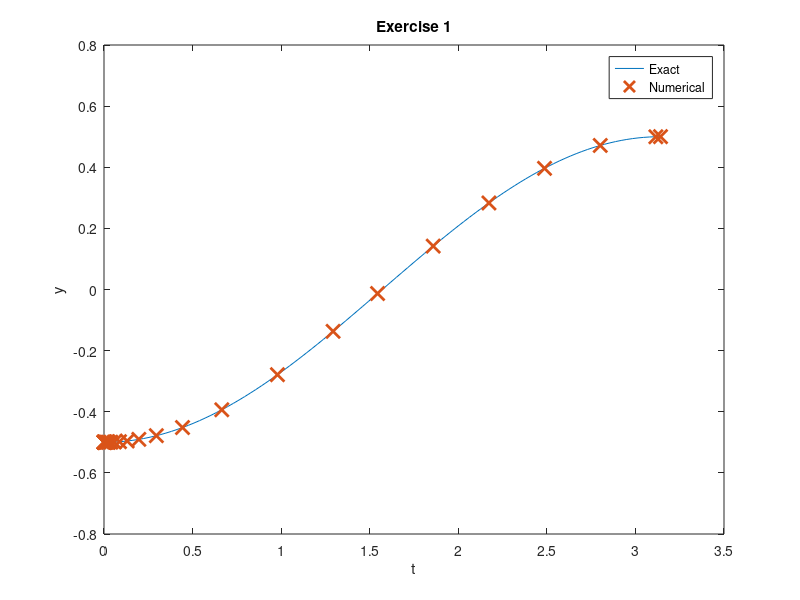

Source code (MATLAB): (Note: this script raises an error after producing the figure.)
%% Integrator Lab: Solving First Order ODEs in MATLAB and Picard Approximation
%
% This lab will teach you to numerically solve first order ODEs using a
% built in MATLAB integrator, |ode45|.  |ode45| is a good, general purpose
% tool for integrating first order equations (and first order systems).  It
% is not always the right algorithm, but it is usually the right algorithm
% to try first. This lab will also teach you how to manipulate symbolic
% functions in MATLAB.
%
% You will learn how to use the |ode45| routine, how to interpolate between
% points, and how MATLAB handles data structures.  You will also learn how
% to use MATLAB for exact symbolic calculations and write your own Picard
% approximation code.
% 
% Opening the m-file lab2.m in the MATLAB editor, step through each
% part using cell mode to see the results.  Compare the output with the
% PDF, which was generated from this m-file.
%
% There are eight exercises in this lab that are to be handed in at the
% end of the lab.  Write your solutions in the template, including
% appropriate descriptions in each step. Save the .m file and submit it 
% online using Blackboard.
%
% MAT292, Fall 2018, Stinchcombe & Khovanskii
% MAT292, Fall 2017, Stinchcombe & Sinnamon
% MAT292, Fall 2015, Sousa
% MAT292, Fall 2013, Sinnamon & Sousa
% MAT292, Fall 2011, Hart & Pym

%% Student Information
%
% Student Name: Frederick Boyd
%
% Student Number: 
%

%% Set up an inline function representation of an ODE and solve it
%
% MATLAB has many built in routines for solving differential equations of
% the form
%
% |y' = f(t,y)|
%
% We will solve them using |ode45|, a high precision integrator.  To do
% this, we will need to construct an inline function representation of |f|,
% an initial condition, and specify how far we want MATLAB to integrate the
% problem.  Once we have set these, we pass the information to |ode45| to
% get the solution.
%
% For a first example, we will solve the initial value problem
%
% |y' = y, y(0) = 1|
%
% which has as its answer |y = e^t|. 
%
%

% Set up the right hand side of the ODE as an inline function
f = @(t,y) y; 

% The initial conditions
t0 = 0;
y0 = 1;

% The time we will integrate until
t1 = 2;

soln = ode45(f, [t0, t1], y0);


%% Examining the output
%
% When we execute the |ode45|, it returns a data structure, stored in soln.
% We can see the pieces of the data structure with a display command:

disp(soln);

%% Understanding the components of the solution data structure
%
% The most important elements of the data structure are stored in the |x|
% and |y| components of the structure; these are vectors.  Vectors |x| and
% |y| contain the points at which the numerical approximation to the
% initial vlaue problem  has been computed.  In other words, |y(j)| is the
% approximate value of the solution at |x(j)|.
%
% *NOTE:* Even though we may be studying a problem like |u(t)| or |y(t)|,
% MATLAB will always use |x| for the independent variable and |y| for the
% dependent variable in the data structure.
%
% Pieces of the data structure can be accessed using a period, as in C/C++
% or Java.  See the examples below:

% Display the values of |t| at which |y(t)| is approximated
fprintf(' Vector of t values: ');
disp(soln.x);
% Display the the corresponding approximatations of |y(t)|
fprintf(' Vector of y values: ');
disp(soln.y);

% Display the approximation of the solution at the 3rd point:
fprintf(' Third element of the vector of t values: %g\n',soln.x(3));
fprintf(' Third element of the vector of y values: %g\n',soln.y(3));


%% Visualizing and comparing the solution
% We can now visualize the solution at the computed data points and compare
% with the exact solution.

% Construct the exact solution
tt = linspace(0,2,50);
yy = exp(tt);

% Plot both on the same figure, plotting the approximation with x's
plot(tt, yy, soln.x, soln.y, 'x', 'MarkerSize',10, 'LineWidth', 2);
% NOTE: the MarkerSize and LineWidth are larger than their defaults of 6
% and 1, respectively.  This makes the print out more readable.

% Add a label to the axis and a legend
xlabel('t');
legend('Exact', 'Numerical','Location','Best');

%% Exercise 1
%
% Objective: Solve an initial value problem and plot both the numerical
% approximation and the corresponding exact solution.
%
% Details: Solve the IVP
%
% |y' = y tan t + sin t, y(0) = -1/2|
%
% from |t = 0| to |t = pi|.
%
% Compute the exact solution (by hand), and plot both on the same figure
% for comparison, as above.
%
% Your submission should show the construction of the inline function, the
% use of ode45 to obtain the solution, a construction of the exact
% solution, and a plot showing both.  In the comments, include the exact
% solution.
%
% Label your axes and include a legend.

% General solution: y(t) = (1/2 sin^2(t) + C) / cos(t)
% Exact solution: y(t) = -cos(t) / 2

% Defining function
y = @(t, y) y .* tan(t) + sin(t);

% Defining span and initial conditions of solution
a = 0;
b = pi;
y0 = -1/2;

solution = ode45(y, [a, b], y0);

% Calculating exact solution
t_exact = linspace(0, pi);
y_exact = (1/2 .* (sin(t_exact)).^2 - 1/2) ./ (cos(t_exact));

% 'LineWidth', 2, 'x', 'MarkerSize', 10
plot(t_exact, y_exact, solution.x, solution.y, 'x', 'MarkerSize', 10, 'LineWidth', 2);
title('Exercise 1');
xlabel('t');
ylabel('y');
legend('Exact', 'Numerical', 'Location', 'Best');

%% Computing an approximation at a specific point
%
% As you should be able to see by examining |soln.x|, ode45 returns the
% solution at a number of points between |t0| and |t1|.  But sometimes we
% want to know the solution at some intermediate point.
%
% To obtain this value, we need to interpolate it in a consistent way.
% Fortunately, MATLAB provides a convenient function, |deval|, specifically
% for this.

% Compute the solution at t = .25:
deval(soln, .25)

% Compute the solution at t = 1.6753:
fprintf(' Solution at 1.6753: %g\n', deval(soln, 1.6753));

% Compute the solution at 10 grid points between .45 and 1.65:
tinterp = linspace(.45, 1.65, 10);
deval(soln, tinterp)

% Alternatively:
deval(soln, linspace(.45, 1.65, 10))


%% Exercise 2
% 
% Objective: Interpolate a solution at a number of grid points
%
% Details: For the solution you computed in exercise 1, use deval to
% compute the interpolated values at 10 grid points between 2 and 3.

t_interp = linspace(2, 3, 10);
y_interp = deval(solution, t_interp);
disp(y_interp);

%% Errors, Step Sizes, and Tolerances
%
% As you may have noticed, in contrast to the IODE software, at no point do
% we set a step size for our solution.  Indeed, the step size is set
% adaptively to conform to a specified error tolerance.  
%
% Roughly speaking, given the solution at |(t_j, y_j)|, |ode45| computes two
% approximations of the solution at |t_{j+1} = t_j + h|; one is of greater
% accuracy than the other.  If the difference is below a specified
% tolerance, the step is accepted and we continue.  Otherwise the step is
% rejected and the smaller step size, |h|, is used; it is often halved.
%
% We can compute the global truncation error at each solution point, figure
% out the maximum error, and visualize this error (on a linear-log scale):

% Compute the exact solution
yexact = exp(soln.x);

% Compute the pointwise error; note the use of MATLAB's vectorization
err = abs(yexact - soln.y);

disp(err);

fprintf('maximum error: %g \n', max(err));

semilogy(soln.x, err, 'LineWidth', 2);
xlabel('t');
ylabel('error');


%% Exercise 3
%
% Objective: Examine the error of a solution generated by |ode45|
%
% Details: For your solution to exercise 1, compute the pointwise error,
% identify the maximum value of the error, and visualize the error on a 
% linear-log plot (use semilogy to plot the log of the error vs. t).  
% Write in the comments where the error is largest, and give a brief 
% (1-2 sentences) explanation of why it is largest there.  Make sure to 
% label your axes.

% Re-calculating y_exact values
y_exact = (1/2 .* (sin(solution.x)).^2 - 1/2) ./ (cos(solution.x));

% Using variables from exercise 1
abs_error = abs(y_exact - solution.y);

% Finding max error
max_error = max(abs_error);
fprintf("max error: %g\n", max_error);

semilogy(solution.x, abs_error);
title('Exercise 3');
xlabel('t');
ylabel('error');

% The second derivative of -cos(t)/2 is sin(t)/2. At ~pi/2, the second
% derivative starts to decrease, signifying a change in concavity and a
% point of inflection in the main function. The error is largest at that
% point because the rate of change of slope goes from positive to negative.

%% Exercise 4
%
% Objective: Solve and visualize a nonlinear ode using ode45
%
% Details: Solve the IVP
%
% |y' = 1 / y^2 , y(1) = 1|
%
% from |t=1| to |t=10| using |ode45|.  Find the exact solution and compute
% the maximum pointwise error.  Then plot the approximate solution and the
% exact solution on the same axes.
%
% Your solution should show the definition of the inline function,
% the computation of its solution in this interval, the computation of the
% exact solution at the computed grid points, the computation of the
% maximum error, and a plot of the exact and approximate solutions.
% Your axes should be appropriately labeled and include a legend.

% General solution: y = (3t + 3C) ^ (1/3)
% Particular solution: y(t) = (3t - 2) ^ (1/3)

% Defining functions
y = @(t, y) 1 ./ y.^2;
y_solution = @(t) (3*t - 2) .^ (1/3);

% Defining span and initial conditions of solution
a = 1;
b = 10;
t1 = 1;

solution = ode45(y, [a, b], t1);
t_exact = linspace(a, b);
y_exact = y_solution(t_exact);
y_exact_error_calc = y_solution(solution.x);

% Finding maximum error
abs_error = abs(y_exact_error_calc - solution.y);
max_error = max(abs_error);
fprintf("max error: %g\n", max_error);

plot(t_exact, y_exact, solution.x, solution.y, 'x', 'MarkerSize', 10, 'LineWidth', 2);
title('Exercise 4');
xlabel('t');
ylabel('y');
legend('Exact', 'Numerical', 'Location', 'Best');

%% Exercise 5
%
% Objective: Solve and visualize an ODE that cannot be solved by hand with
% |ode45|.
%
% Details: Solve the IVP
%
% |y' =  1 - t y / 2, y(0) = -1|
%
% from |t=0| to |t=10|.  
%
% Your solution should show you defining the inline function, computing
% the solution in this interval, and plotting it.
%
% Your axes should be appropriately labeled

% Defining function
y = @(t, y) 1 - (t .* y) ./ 2;

% Defining span and initial conditions of solution
a = 0;
b = 10;
t0 = -1;

solution = ode45(y, [a, b], t0);

plot(solution.x, solution.y, 'x--', 'MarkerSize', 10, 'LineWidth', 1);
title('Exercise 5');
xlabel('x');
ylabel('y');
legend('Numerical', 'Location', 'Best');

%% Exercise 6 - When things go wrong
%
% Objective: Solve an ode and explain the warning message
%
% Details: Solve the IVP:
%
% |y' = y^3 - t^2, y(0) = 1|
%
% from |t=0| to |t=1|.  
%
% Your solution should show you defining the inline function, and computing
% the solution in this interval.
% 
% If you try to plot the solution, you should find that the solution does
% not make it all the way to t = 1.
%
% In the comments explain why MATLAB generates the warning message that you
% may see, or fails to integrate all the way to t=1.  HINT: Try plotting
% the direction field for this with IODE.

% Defining function
y = @(t, y) y.^3 - t.^2;

% Defining span and initial conditions of solution
a = 0;
b = 1;
t0 = 1;

solution = ode45(y, [a, b], t0);

plot(solution.x, solution.y);

% MATLAB generates a warning because the slope of the solution increases to
% positive infinity as the particular solution approaches t=1.

%% Using symbolic variables to define functions
% We can define symbolic variables to let MATLAB know that these variables
% will be used for exact computations

% Start by defining the variables as symbolic
syms t s x y

% Define a function by simply writing its expression

f = cos(t)
g = sin(t)
h = exp(2*x)

% We can manipulate these functions

simplify(f^2+g^2)
diff(h)

% We can plot a function defined symbolically using the command |ezplot|.
% Learn about the command |ezplot|:

help ezplot

% Plot the function |f(t)| and |h(x)|

ezplot(f)
ezplot(h)

%%
% If we try to evaluate the function |f(0)|, we get an error message. 
%
% The symbolic variables are not meant to be used to evaluate functions,
% but to manipulate functions, compute derivatives, etc.
% To evaluate a function using symbolic variables is a little cumbersome:

% We need to substitute the variable by a value:

subs(f,t,pi)

%%
% This expression means: In the expression |f|, substitute the variable |t|
% by the number |pi|.

% If we use a value where the cosine does not have a "nice" expression, we
% need to approximate the result:

subs(f,t,2)

% We need to use the command |eval|

eval(subs(f,t,2))


%% Exercise 7
% Objective: Define a function using symbolic variables and manipulate it.
%
% Details: Define the function |f(x) = sin(x)cos(x)|
%
% Use MATLAB commands to obtain a simpler form of this function, compute
% value of this function for |x=pi/4| and |x=1|, and plot its graph.

syms f;

% Defining function and simplifying...
f = sin(x) * cos(x);
f_simplified = simplify(f)

% Computing values
x0 = pi/4;
x1 = 1;
y0 = eval(subs(f, x, x0));
fprintf("f(%g) = %g\n", x0, y0);
y1 = eval(subs(f, x, x1));
fprintf("f(%g) = %g\n", x1, y1);

ezplot(f);

%% Obtaining Picard approximations 
%
% Consider an initial value problem
%
% |y' = 1 + y|
% |y(0) = 0|
%
% First we need to define the variables we will be using

syms t s y;

% We then need to define the function f

f = 1+y; % we define it without the @(t,y) because it is a symbolic function

% We set up our initial approximation phi_0 = 0:

phi=[sym(0)];   % we will keep a list with all the approximations

% Set up a loop to get successive approximations using Picard iterations

N=5;

for i = 1:N
    func=subs(f,y,phi(i));    % prepare function to integrate: y -> previous phi
    func=subs(func,t,s);      % variable of integration is s, so we need to change
                              % t -> s
    
    newphi = int(func, s, 0 ,t);   % integrate to find next approximation
    
    phi=cat(2,phi,[newphi]);       % update the list of approximations by adding new phi
end

% Show the last approximation

phi(N+1)

% Plot the approximation just found

picard=ezplot(phi(N+1),[0,5]);
set(picard,'Color','green');         % set the color of the graph to green

% In this case, the exact solution is
%
% |y=e^t-1|
%
% Compare the approximation and the exact solutions

hold on;
exact=ezplot(exp(t)-1,[0,5]);

xlabel('t');
ylabel('y');
title('Picard Approximations');
legend('Picard Approximation', 'Exact Solution','Location','NorthWest');


%% Exercise 8
%
%  Objective: Solve your own Picard Approximation and compare it to the
%  exact solution.
%
%  Details: Consider the IVP
%     | y' = 1+y^2|
%     | y(0) = 1 |
%
% Find the Picard approximation phi_5. 
% For better efficiency, do not keep all the previous approximations.
%
% Compute the exact solution (by hand), and plot both on the same figure
% for comparison, as above.
%
% Label your axes and include a legend.
%
% HINT. The initial condition has 1 instead of 0, so the Picard
% method needs to be adapted.

% Cleaning up workspace
close; clear all; clc;

syms t s y;

f = 1 + (y^2);

phi = sym(1);

N = 5;

for i = 1:N
    func = subs(f, y, phi);
    func = subs(func, t, s);
    phi = 1 + int(func, s, 0 ,t);
end

% Showing last approximation
phi

% Plotting approximation
picard = ezplot(phi);
hold on;

% Plotting exact solution
ezplot(tan(t + (pi/4)), [-4, 4]);
xlabel('t');
ylabel('y');
title('Picard Approximations');
legend('Picard Approximation', 'Exact Solution', 'Location', 'Best');
